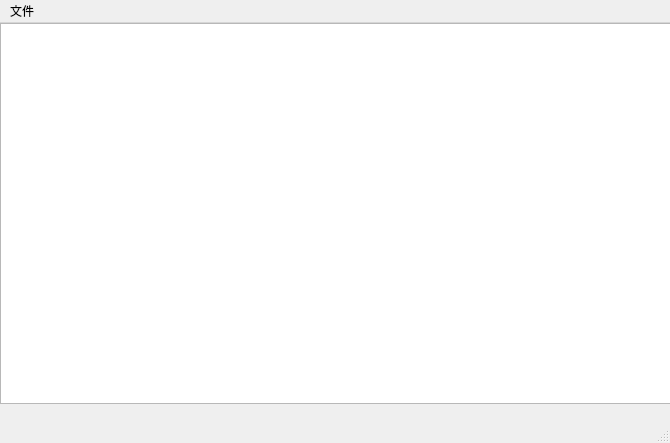
<?xml version="1.0" encoding="UTF-8"?>
<ui version="4.0">
 <class>MainWindow</class>
 <widget class="QMainWindow" name="MainWindow">
  <property name="geometry">
   <rect>
    <x>0</x>
    <y>0</y>
    <width>670</width>
    <height>443</height>
   </rect>
  </property>
  <property name="windowTitle">
   <string>MainWindow</string>
  </property>
  <widget class="QWidget" name="centralwidget">
   <widget class="QTextEdit" name="textEdit">
    <property name="geometry">
     <rect>
      <x>0</x>
      <y>0</y>
      <width>671</width>
      <height>381</height>
     </rect>
    </property>
   </widget>
  </widget>
  <widget class="QMenuBar" name="menubar">
   <property name="geometry">
    <rect>
     <x>0</x>
     <y>0</y>
     <width>670</width>
     <height>26</height>
    </rect>
   </property>
   <widget class="QMenu" name="menu">
    <property name="title">
     <string>文件</string>
    </property>
    <addaction name="actionNew"/>
    <addaction name="actionOpen"/>
    <addaction name="actionSave"/>
   </widget>
   <addaction name="menu"/>
  </widget>
  <widget class="QStatusBar" name="statusbar"/>
  <action name="actionNew">
   <property name="text">
    <string>新建</string>
   </property>
  </action>
  <action name="actionOpen">
   <property name="text">
    <string>打开</string>
   </property>
  </action>
  <action name="actionSave">
   <property name="text">
    <string>保存</string>
   </property>
  </action>
 </widget>
 <resources/>
 <connections/>
</ui>
